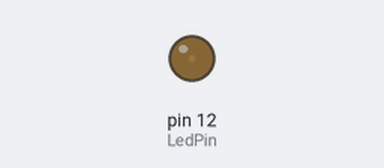
The program below on a simulated Raspberry Pi (header pin numbers). Parts: output pins drawn as LEDs (lit = HIGH).

Above: at 0.05 s.
At 0.7 s:
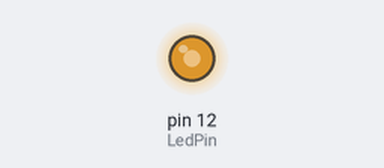
At 1.4 s:
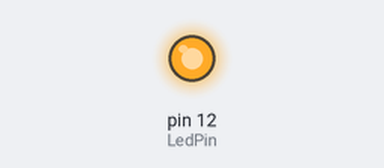
At 2.75 s:
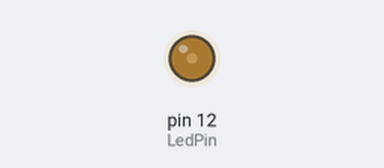
Timing chart, 0 to 5.2 s (numbered marks = the images above):
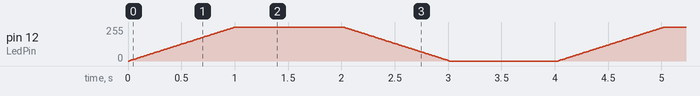

The program:

BreathingLED.py
```python
#!/usr/bin/env python3
########################################################################
# Filename    : BreathingLED.py
# Description : A breathing LED
# Author      : freenove
# modification: 2018/08/02
########################################################################
import RPi.GPIO as GPIO
import time

LedPin = 12

def setup():
	global p
	GPIO.setmode(GPIO.BOARD)       # Numbers GPIOs by physical location
	GPIO.setup(LedPin, GPIO.OUT)   # Set LedPin's mode is output
	GPIO.output(LedPin, GPIO.LOW)  # Set LedPin to low

	p = GPIO.PWM(LedPin, 1000)     # set Frequece to 1KHz
	p.start(0)                     # Duty Cycle = 0

def loop():
	while True:
		for dc in range(0, 101, 1):   # Increase duty cycle: 0~100
			p.ChangeDutyCycle(dc)     # Change duty cycle
			time.sleep(0.01)
		time.sleep(1)
		for dc in range(100, -1, -1): # Decrease duty cycle: 100~0
			p.ChangeDutyCycle(dc)
			time.sleep(0.01)
		time.sleep(1)

def destroy():
	p.stop()
	GPIO.output(LedPin, GPIO.LOW)    # turn off led
	GPIO.cleanup()

if __name__ == '__main__':     # Program start from here
	setup()
	try:
		loop()
	except KeyboardInterrupt:  # When 'Ctrl+C' is pressed, the child program destroy() will be  executed.
		destroy()
```
